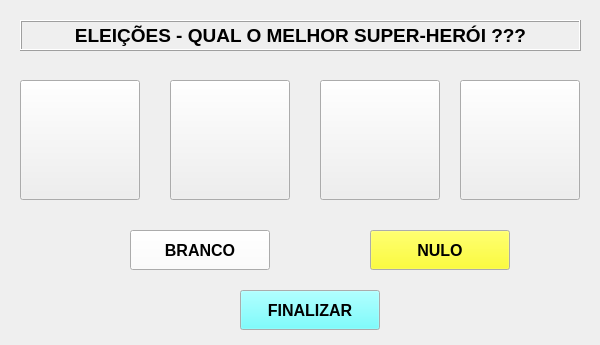
<?xml version="1.0" encoding="UTF-8"?>
<ui version="4.0">
 <class>UrnaEletronica</class>
 <widget class="QWidget" name="UrnaEletronica">
  <property name="geometry">
   <rect>
    <x>0</x>
    <y>0</y>
    <width>600</width>
    <height>345</height>
   </rect>
  </property>
  <property name="windowTitle">
   <string>Urna Eletrônica</string>
  </property>
  <widget class="QLabel" name="label">
   <property name="geometry">
    <rect>
     <x>20</x>
     <y>20</y>
     <width>561</width>
     <height>31</height>
    </rect>
   </property>
   <property name="font">
    <font>
     <pointsize>14</pointsize>
     <weight>75</weight>
     <bold>true</bold>
    </font>
   </property>
   <property name="frameShape">
    <enum>QFrame::Box</enum>
   </property>
   <property name="frameShadow">
    <enum>QFrame::Raised</enum>
   </property>
   <property name="text">
    <string>ELEIÇÕES - QUAL O MELHOR SUPER-HERÓI ???</string>
   </property>
   <property name="alignment">
    <set>Qt::AlignCenter</set>
   </property>
  </widget>
  <widget class="QPushButton" name="btnCandidato1">
   <property name="geometry">
    <rect>
     <x>20</x>
     <y>80</y>
     <width>120</width>
     <height>120</height>
    </rect>
   </property>
   <property name="text">
    <string/>
   </property>
   <property name="icon">
    <iconset resource="Imagens.qrc">
     <normaloff>:/imagens/hulk.jpg</normaloff>:/imagens/hulk.jpg</iconset>
   </property>
   <property name="iconSize">
    <size>
     <width>115</width>
     <height>115</height>
    </size>
   </property>
  </widget>
  <widget class="QPushButton" name="btnCandidato2">
   <property name="geometry">
    <rect>
     <x>170</x>
     <y>80</y>
     <width>120</width>
     <height>120</height>
    </rect>
   </property>
   <property name="text">
    <string/>
   </property>
   <property name="icon">
    <iconset resource="Imagens.qrc">
     <normaloff>:/imagens/homem-de-ferro.jpg</normaloff>:/imagens/homem-de-ferro.jpg</iconset>
   </property>
   <property name="iconSize">
    <size>
     <width>115</width>
     <height>115</height>
    </size>
   </property>
  </widget>
  <widget class="QPushButton" name="btnCandidato3">
   <property name="geometry">
    <rect>
     <x>320</x>
     <y>80</y>
     <width>120</width>
     <height>120</height>
    </rect>
   </property>
   <property name="text">
    <string/>
   </property>
   <property name="icon">
    <iconset resource="Imagens.qrc">
     <normaloff>:/imagens/thor.jpg</normaloff>:/imagens/thor.jpg</iconset>
   </property>
   <property name="iconSize">
    <size>
     <width>115</width>
     <height>115</height>
    </size>
   </property>
  </widget>
  <widget class="QPushButton" name="btnCandidato4">
   <property name="geometry">
    <rect>
     <x>460</x>
     <y>80</y>
     <width>120</width>
     <height>120</height>
    </rect>
   </property>
   <property name="sizePolicy">
    <sizepolicy hsizetype="Maximum" vsizetype="Maximum">
     <horstretch>0</horstretch>
     <verstretch>0</verstretch>
    </sizepolicy>
   </property>
   <property name="layoutDirection">
    <enum>Qt::LeftToRight</enum>
   </property>
   <property name="autoFillBackground">
    <bool>true</bool>
   </property>
   <property name="text">
    <string/>
   </property>
   <property name="icon">
    <iconset resource="Imagens.qrc">
     <normaloff>:/imagens/capitao-america.jpg</normaloff>:/imagens/capitao-america.jpg</iconset>
   </property>
   <property name="iconSize">
    <size>
     <width>115</width>
     <height>115</height>
    </size>
   </property>
   <property name="autoRepeat">
    <bool>false</bool>
   </property>
   <property name="autoExclusive">
    <bool>false</bool>
   </property>
  </widget>
  <widget class="QPushButton" name="btnBranco">
   <property name="geometry">
    <rect>
     <x>130</x>
     <y>230</y>
     <width>140</width>
     <height>40</height>
    </rect>
   </property>
   <property name="palette">
    <palette>
     <active>
      <colorrole role="Button">
       <brush brushstyle="SolidPattern">
        <color alpha="255">
         <red>255</red>
         <green>255</green>
         <blue>255</blue>
        </color>
       </brush>
      </colorrole>
     </active>
     <inactive>
      <colorrole role="Button">
       <brush brushstyle="SolidPattern">
        <color alpha="255">
         <red>255</red>
         <green>255</green>
         <blue>255</blue>
        </color>
       </brush>
      </colorrole>
     </inactive>
     <disabled>
      <colorrole role="Button">
       <brush brushstyle="SolidPattern">
        <color alpha="255">
         <red>255</red>
         <green>255</green>
         <blue>255</blue>
        </color>
       </brush>
      </colorrole>
     </disabled>
    </palette>
   </property>
   <property name="font">
    <font>
     <pointsize>12</pointsize>
     <weight>75</weight>
     <bold>true</bold>
    </font>
   </property>
   <property name="text">
    <string>BRANCO</string>
   </property>
  </widget>
  <widget class="QPushButton" name="btnNulo">
   <property name="geometry">
    <rect>
     <x>370</x>
     <y>230</y>
     <width>140</width>
     <height>40</height>
    </rect>
   </property>
   <property name="palette">
    <palette>
     <active>
      <colorrole role="Button">
       <brush brushstyle="SolidPattern">
        <color alpha="255">
         <red>255</red>
         <green>255</green>
         <blue>0</blue>
        </color>
       </brush>
      </colorrole>
     </active>
     <inactive>
      <colorrole role="Button">
       <brush brushstyle="SolidPattern">
        <color alpha="255">
         <red>255</red>
         <green>255</green>
         <blue>0</blue>
        </color>
       </brush>
      </colorrole>
     </inactive>
     <disabled>
      <colorrole role="Button">
       <brush brushstyle="SolidPattern">
        <color alpha="255">
         <red>255</red>
         <green>255</green>
         <blue>0</blue>
        </color>
       </brush>
      </colorrole>
     </disabled>
    </palette>
   </property>
   <property name="font">
    <font>
     <pointsize>12</pointsize>
     <weight>75</weight>
     <bold>true</bold>
    </font>
   </property>
   <property name="text">
    <string>NULO</string>
   </property>
  </widget>
  <widget class="QPushButton" name="btnFinalizar">
   <property name="geometry">
    <rect>
     <x>240</x>
     <y>290</y>
     <width>140</width>
     <height>40</height>
    </rect>
   </property>
   <property name="palette">
    <palette>
     <active>
      <colorrole role="Button">
       <brush brushstyle="SolidPattern">
        <color alpha="255">
         <red>85</red>
         <green>255</green>
         <blue>255</blue>
        </color>
       </brush>
      </colorrole>
     </active>
     <inactive>
      <colorrole role="Button">
       <brush brushstyle="SolidPattern">
        <color alpha="255">
         <red>85</red>
         <green>255</green>
         <blue>255</blue>
        </color>
       </brush>
      </colorrole>
     </inactive>
     <disabled>
      <colorrole role="Button">
       <brush brushstyle="SolidPattern">
        <color alpha="255">
         <red>85</red>
         <green>255</green>
         <blue>255</blue>
        </color>
       </brush>
      </colorrole>
     </disabled>
    </palette>
   </property>
   <property name="font">
    <font>
     <pointsize>12</pointsize>
     <weight>75</weight>
     <bold>true</bold>
    </font>
   </property>
   <property name="text">
    <string>FINALIZAR</string>
   </property>
  </widget>
 </widget>
 <layoutdefault spacing="6" margin="11"/>
 <resources>
  <include location="Imagens.qrc"/>
 </resources>
 <connections/>
</ui>
